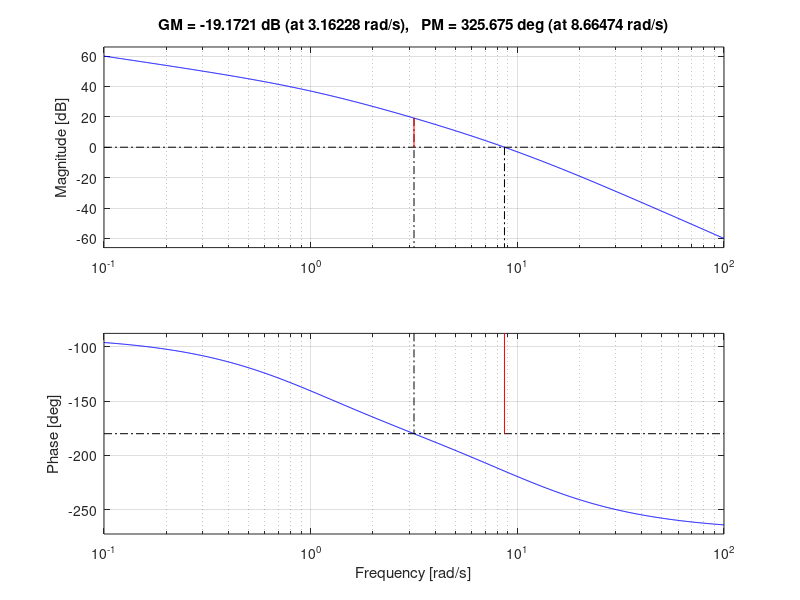
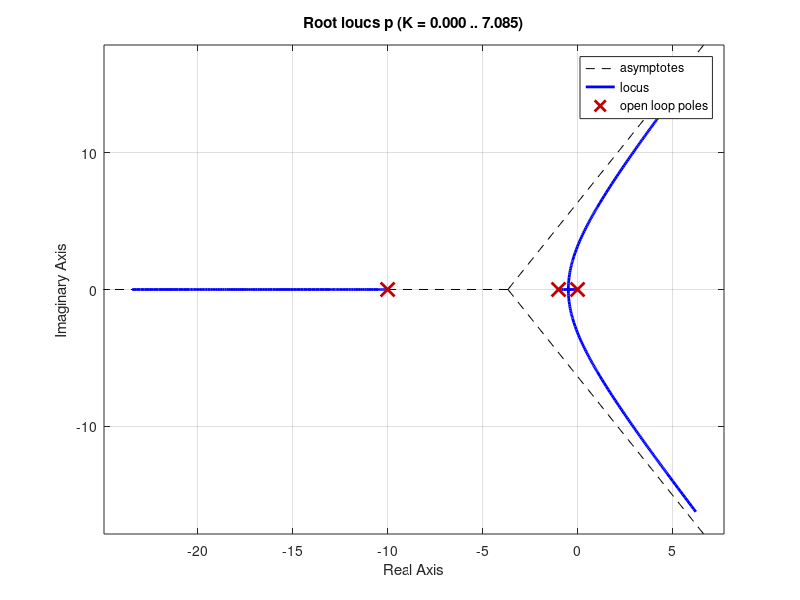

Reproduce these figures in MATLAB, in order. (Note: this script raises an error after producing the figures.)
%Edward Venator
%EECS 304 Spring 2012
%Frequency Domain Design Project

clc;

%Define constants for input switch
step_in = 1;
ramp_in = 2;
null_in = 3

%Define system
p_num = 100;
p_den = conv([1 1 0], [0.1 1]);

p = tf(p_num, p_den)

%Uncontrolled System
figure(1);
margin(p);
figure(2);
rlocus(p);

%case1;
case2;